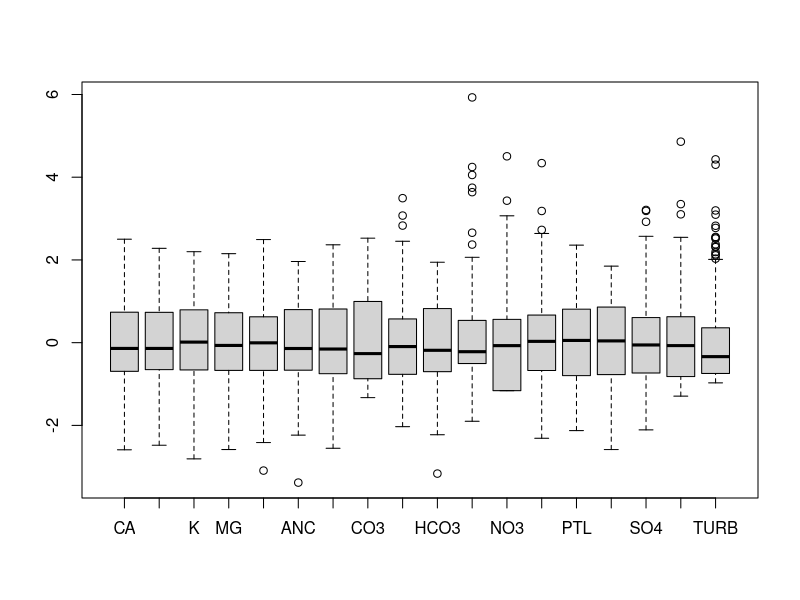
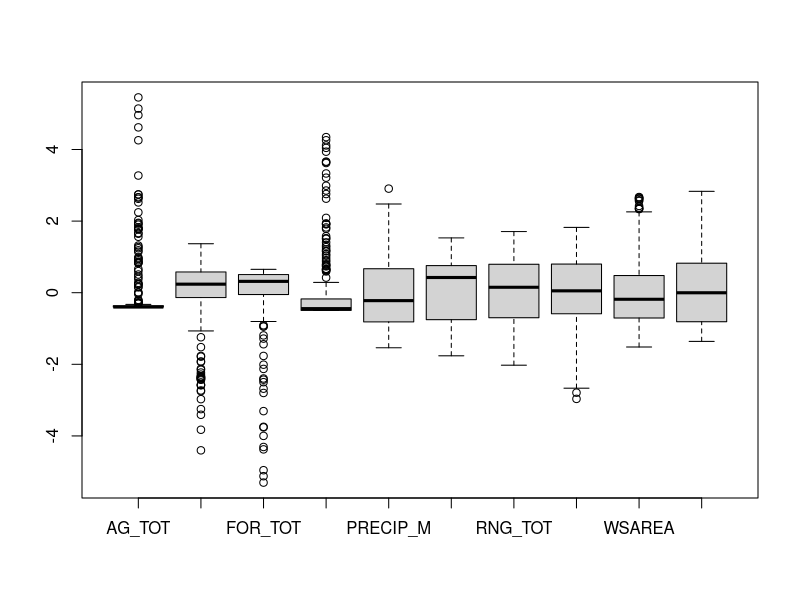

These figures' R source, in order: (Note: this script raises an error after producing the figures.)
#Bern Romey 08Feb15, hw3rda portion.  Lecture 7 slide presentation

dta <- read.csv("wemap_pnw_rda_HW.csv")
pnw <- na.omit(dta) #remove missing data
rm(dta)
str(pnw)

#log transformed, centered to Z score
wq.l <-scale(log(pnw[c(2:9, 11:20)]+1)) #water quality variables
ws.l <-scale(log(pnw[c(21,23:24,26:32)]+1)) #watershed variables
boxplot(wq.l)
boxplot(ws.l)


#RDA
library(vegan)
mod<-rda(wq.l~ws.l, scale=T)
mod<-rda(wq.l~.,data=ws.l, scale=T)
mod
summary(mod)
plot(mod)
